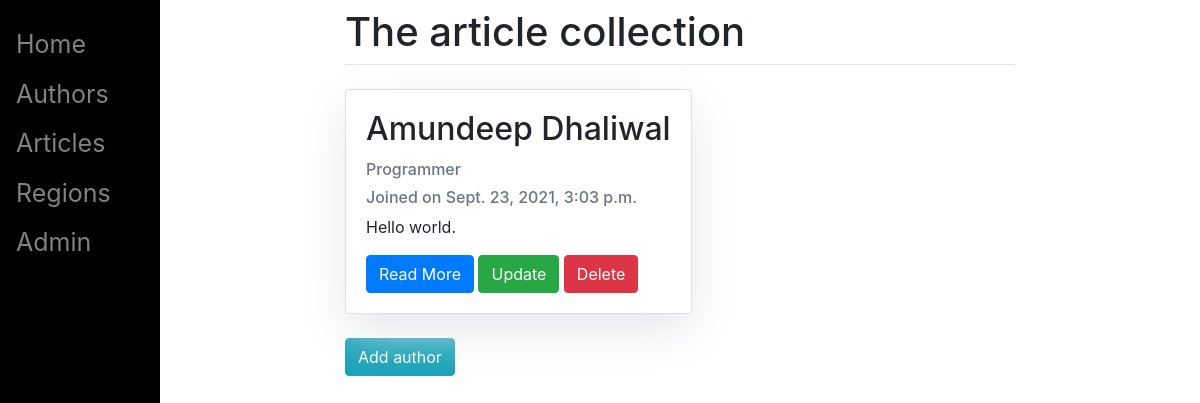
Before: /authors/ with the older database file.
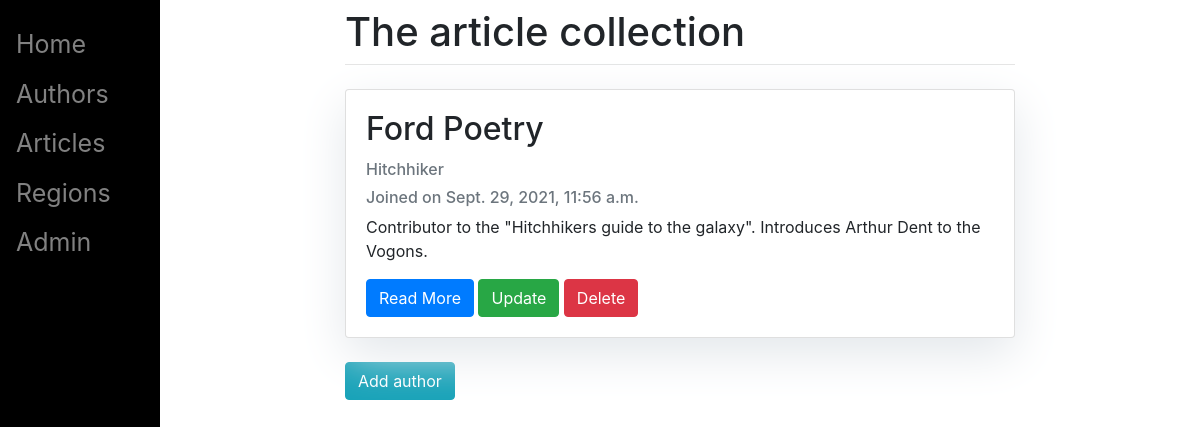
After: the same page with the newer database file.
### playground/models.py (models this page shows, shortened)
class Author(models.Model):
    first_name = models.CharField(max_length=100)
    last_name = models.CharField(max_length=100)
    occupation = models.CharField(max_length=100)
    biography = models.TextField()
    slug = models.SlugField(unique = True, null = False, blank = True)
    joined = models.DateTimeField(auto_now_add = True)
    class Meta:
        ordering = ['-joined']

### playground/views.py (the view)
# urls.py: path('authors/', views.AuthorList.as_view(), name = "authors"),
class AuthorList(generic.ListView):
    queryset = Author.objects.order_by('-joined')
    template_name = 'author/author_list.html'

### playground/templates/author/author_list.html
{% extends "base.html" %}
{% block content %}
<div class="container">
    <div class = "row">
        <div class = "mt-0 mb-4">
            {% for author in author_list %}
                <div class = "card mt-0 mb-4">
                    <div class = "card-body">
                        <h2 class = "card-title">{{ author.first_name }} {{ author.last_name }}</h2>
                        <p class="card-text text-muted h6">{{ author.occupation }}</p>
                        <p class="card-text text-muted h6">Joined on {{ author.joined }}</p>
                        <p class="card-text">{{ author.biography|slice:":200" }}</p>
                        <a href="{% url 'author_detail' author.slug  %}" class="btn btn-primary">Read More</a>
                        <a href = "{% url 'author_update' author.slug %}", name = "update", class = "btn btn-success">Update</a>
                        <a href = "{% url 'author_delete' author.slug %}", name = "delete", class = "btn btn-danger">Delete</a>
                    </div>
                </div>
            {% endfor %}
            <div class="mt-0 mb-4">
                <a href = "{% url 'author_create' %}", name = "create", class="btn btn-info">Add author</a>
            </div>
        </div>
    </div>
</div>
{% endblock %}

Changed rows visible on the page:
removed Author: first_name "Amundeep", last_name "Dhaliwal", occupation "Programmer", joined "Sept. 23, 2021, 3:03 p.m.", biography "Hello world."
added Author: first_name "Ford", last_name "Poetry", occupation "Hitchhiker", joined "Sept. 29, 2021, 11:56 a.m.", biography "Contributor to the \"Hitchhikers guide to the galaxy\". Introduces Arthur Dent to the Vogons."
